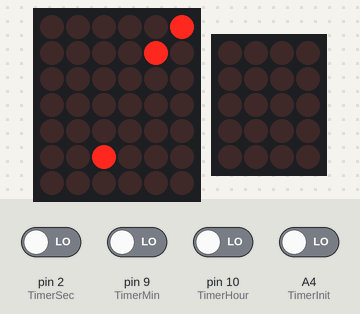
Recording of a sketch running on a simulated Arduino Nano, built with avr-gcc and run on an emulated ATmega328P. On the bench: 6×7 LED matrix, 4×5 LED matrix. Wiring (inferred from the names in the program): 2 × charlieplexed LEDs: lines pin 6, pin 7, pin 12, A0, A1, A2, A3 / lines pin 3, pin 4, pin 5, pin 8, pin 11. The test bench sets the inputs (shaded band); at power-on: A4 (TimerInit), pin 2 (TimerSec), pin 9 (TimerMin), pin 10 (TimerHour) LOW.

Above: at 1.6 s.
At 3.6 s:
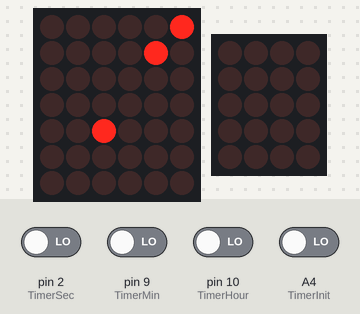
3.7 s: A4 (TimerInit) driven HIGH
At 5.5 s:
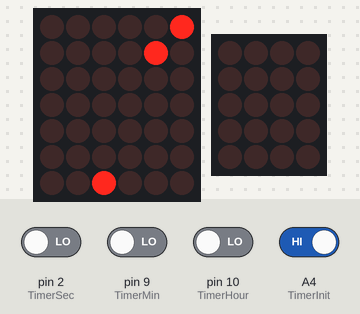
At 6.9 s:
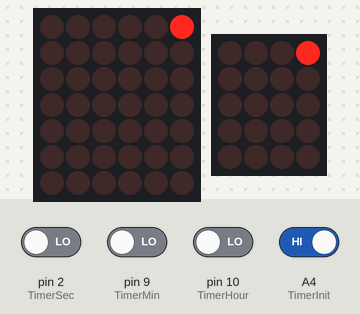
Timing chart, 0 to 8.4 s (numbered marks = the images above; inputs shaded):
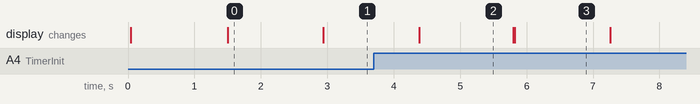

Measured:
- after the input at 3.7 s, the display: changes after 0.68 s (image 2)
- what the display in image 0 shows lasts 1.4 s, from 1.5 s to 2.9 s

The sketch:

REAL_CharlieClock.ino
```cpp
// PROJECT  : charlieplexClock
// PURPOSE  : Create a clock using CharliePlexing technique with LED display and to act as a timer
// AUTHOR   : Chance Hattrick
// COURSE   : ICS3U-E
// DATE     : 2024 08 31
// MCU      : 328P (Nano)
// STATUS   : Working
// REFERENCE: http://darcy.rsgc.on.ca/ACES/TEI4M/Tasks.html#CharlieClock

// Define the pinouts for the 12 CharliePlex Pins
#define P1 A3
#define P2 A2
#define P3 A1
#define P4 A0
#define P5 12
#define P6 11
#define P7 8
#define P8 7
#define P9 6
#define P10 5
#define P11 4
#define P12 3

// Define the pinouts for the Timer Inputs
#define TimerInit A4   // Timer initialization input pin
#define TimerHour 10   // Input pin for setting hours
#define TimerMin 9     // Input pin for setting minutes
#define TimerSec 2     // Input pin for setting seconds

// Pack pins into an array for easier manipulation
uint8_t pins[] = { P1, P2, P3, P4, P5, P6, P7, P8, P9, P10, P11, P12 };
#define numPins sizeof(pins)

// Variables for tracking time (seconds, minutes, hours)
uint8_t sec = 0;
uint8_t min = 0;
uint8_t hour = 0;

// Variables for tracking the timer countdown values
uint8_t Timsec = 0;
uint8_t Timemin = 0;
uint8_t Timhour = 0;
uint8_t startTimsec = 0;
uint8_t startTimemin = 0;
uint8_t startTimhour = 0;
uint8_t TimerOn = 0;   // Flag to check if timer is running

// Define a structure for each LED with its anode and cathode pins
struct LED {
  uint8_t anode;
  uint8_t cathode;
};

// Arrays to represent the LED positions for hours, minutes, and seconds
// Each pair (anode, cathode) defines an LED
LED hours[] = {
  { P9, P1 }, { P10, P1 }, { P11, P1 }, { P12, P1 }, { P12, P11 }, { P5, P1 },
  { P4, P1 }, { P3, P1 }, { P2, P1 }, { P6, P1 }, { P7, P1 }, { P8, P1 }
};

LED minutes[] = {
  {P8,P2}, {P9,P2}, {P10,P2}, {P11,P2}, {P12,P2}, {P1,P12}, {P2,P12}, {P3,P12}, {P4,P12}, {P5,P12}, {P6,P12},
  {P7,P12}, {P8,P12}, {P9,P12}, {P10,P12}, {P11,P12}, {P10,P11}, {P9,P11}, {P8,P11}, {P7,P11}, {P6,P11}, {P5,P11},
  {P4,P11}, {P3,P11}, {P2,P11}, {P1,P11}, {P12,P10}, {P11,P10}, {P9,P10}, {P8,P10}, {P7,P10}, {P6,P10}, {P5,P10},
  {P4,P10}, {P3,P10}, {P2,P10}, {P1,P10}, {P7,P4}, {P6,P4}, {P5,P4}, {P3,P4}, {P2,P4}, {P1,P4},
  {P1,P3}, {P2,P3}, {P4,P3}, {P5,P3}, {P6,P3}, {P7,P3}, {P8,P3}, {P9,P3}, {P10,P3}, {P11,P3},
  {P12,P3}, {P1,P2}, {P3,P2}, {P4,P2}, {P5,P2}, {P6,P2}, {P7,P2}
};

LED seconds[] = {
  { P1, P5 }, { P2, P5 }, { P3, P5 }, { P4, P5 }, { P6, P5 }, { P7, P5 }, { P8, P5 }, { P9, P5 }, { P10, P5 }, { P11, P5 }, { P12, P5 },
  { P8, P4 }, { P9, P4 }, { P10, P4 }, { P11, P4 }, { P12, P4 }, { P12, P9 }, { P11, P9 }, { P10, P9 }, { P8, P9 }, { P7, P9 }, { P6, P9 }, { P5, P9 },
  { P4, P9 }, { P3, P9 }, { P2, P9 }, { P1, P9 }, { P12, P8 }, { P11, P8 }, { P10, P8 }, { P9, P8 }, { P7, P8 }, { P6, P8 }, { P5, P8 }, { P4, P8 }, { P3, P8 },
  { P2, P8 }, { P1, P8 }, { P12, P7 },  { P11, P7 }, { P10, P7 }, { P9, P7 }, { P8, P7 },  { P6, P7 }, { P5, P7 }, { P4, P7 }, { P3, P7 }, { P2, P7 },
  { P1, P7 }, { P1, P6 }, { P2, P6 }, { P3, P6 }, { P4, P6 }, { P5, P6 },  { P7, P6 }, { P8, P6 },  { P9, P6 }, { P10, P6 },  { P11, P6 }, { P12, P6 }
};

// Calculate the total number of LEDs
uint8_t numLEDs = sizeof(minutes) / sizeof(LED);

// Simple variable for looping through LEDs
uint8_t i = 0;

// Function to turn on a specific hour LED
void turnOnHour1() {
  pinMode(P11, OUTPUT);
  pinMode(P12, OUTPUT);
  digitalWrite(P11, HIGH);  // Anode side of LED
  digitalWrite(P12, LOW);   // Cathode side of LED
}

// Initialize the clock
void setup() {
  Serial.begin(9600);
  pinMode(TimerHour, INPUT);
  pinMode(TimerMin, INPUT);
  pinMode(TimerSec, INPUT);
}

// Function to light up the correct hour LED
void gethour(uint8_t hour){
  uint8_t displayHour = hour;
  pinMode(hours[displayHour].anode,OUTPUT);
  pinMode(hours[displayHour].cathode,OUTPUT);
  digitalWrite(hours[displayHour].anode, HIGH);
  digitalWrite(hours[displayHour].cathode, LOW);
}

// Function to light up the correct minute LED
void getminute(uint8_t min){
  uint8_t current_min = min;
  pinMode(minutes[current_min].anode,OUTPUT);
  pinMode(minutes[current_min].cathode,OUTPUT);
  digitalWrite(minutes[current_min].anode, HIGH);
  digitalWrite(minutes[current_min].cathode, LOW);
}

// Function to light up the correct second LED
void getsecond(uint8_t sec){
  uint8_t current_sec = sec;
  pinMode(seconds[current_sec].anode,OUTPUT);
  pinMode(seconds[current_sec].cathode,OUTPUT);
  digitalWrite(seconds[current_sec].anode, HIGH);
  digitalWrite(seconds[current_sec].cathode, LOW);
}

// Function to reset all pins, turning off all LEDs
void reset(){
  for (uint8_t pin = 0; pin < numPins; pin++)
   pinMode(pins[pin], INPUT);
}

// Function to update the clock display in sequence (hours, minutes, seconds)
void CharlieClock(){
  for (int refreshCount = 0; refreshCount < 200; refreshCount++) {
    gethour(hour);   // Display hour
    delay(2);
    reset();
    getminute(min);  // Display minute
    delay(2);
    reset();
    getsecond(sec);  // Display second
    delay(2);
    reset();
    delay(1);
  }

  // Update time after each display loop
  if(sec < 59){
    sec++;
  } else {
    sec = 0;
    if (min < 59) {
      min++;
    } else {
      min = 0;
      if (hour < 11) {
        hour++;
      } else {
        hour = 0;
      }
    }
  }
}

// Function to set up a countdown timer
void TimerSetup(){
  TimerOn = 1;  // Enable the timer mode

  // Check and increment the timer hour, minute, and second inputs
  if (digitalRead(TimerHour) == HIGH){
    Timhour = (Timhour + 1) % 12;
    delay(150);
  }
  if (digitalRead(TimerMin) == HIGH){
    Timemin = (Timemin + 1) % 60;
    delay(150);
  }
  if (digitalRead(TimerSec) == HIGH){
    Timsec = (Timsec + 1) % 60;
    delay(150);
  }
}

// Countdown mode for the timer
void TimerMode(){
  for (int refreshCount = 0; refreshCount < 200; refreshCount++) {
    gethour(Timhour);    // Display hour
    delay(2);
    reset();
    getminute(Timemin);  // Display minute
    delay(2);
    reset();
    getsecond(Timsec);   // Display second
    delay(2);
    reset();
    delay(1);
  }

  // Update the countdown time
  if (Timsec > 0){
    Timsec--;
  } else if (Timsec == 0) {
    Timsec = 59;
    if (Timemin > 0){
      Timemin--;
    } else if (Timemin == 0) {
      Timemin = 59;
      if (Timhour > 0){
        Timhour--;
      } else if (Timhour == 0) {
        TimerOn = 0;  // Stop the timer once it reaches zero
      }
    }
  }
}

// Main loop
void loop() {
  // If the timer input pin is set to initialize the timer
  if (digitalRead(TimerInit) == HIGH && TimerOn == 0){
    TimerSetup();  // Enter timer setup mode
  }

  // If the timer is active, run the countdown
  if (TimerOn == 1){
    TimerMode();
  } else {
    // Otherwise, run the clock
    CharlieClock();
  }
}
```
